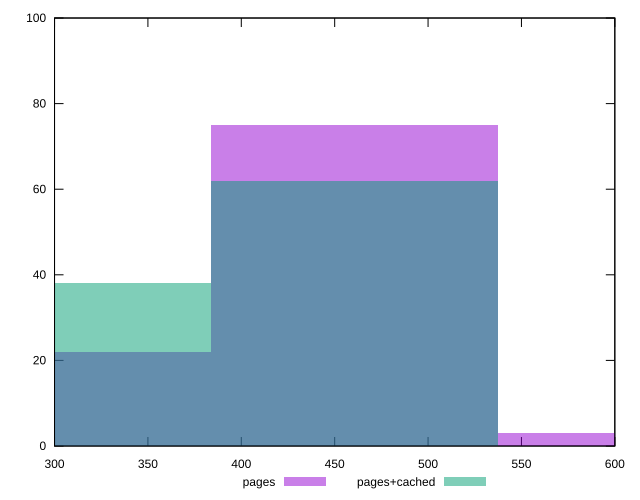

Here is the gnuplot script that generated this plot:
reset

$pages <<EOF
460.82316002411824 75
307.21544001607884 22
614.4308800321577 3
EOF

$pagesCached <<EOF
307.21544001607884 38
460.82316002411824 62
EOF

set key outside below
set boxwidth 153.60772000803942
set xrange [300:600]
set yrange [0:100]
set trange [0:100]
set style fill transparent solid 0.5 noborder
set terminal svg size 640, 500 enhanced background rgb 'white'
set output "report_00019_2021-02-10T18-14-37.922Z//uses-webp-images/comparison/histogram/0_vs_1.svg"

plot $pages title "pages" with boxes, \
     $pagesCached title "pages+cached" with boxes

reset
